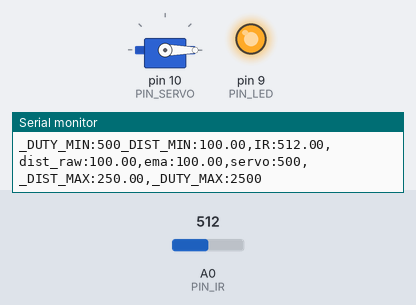
This sketch was run on a simulated Arduino Uno, built with avr-gcc and run on an emulated ATmega328P. On the bench: servo, output pins drawn as LEDs (lit = HIGH), the last lines printed to the serial monitor. The test bench sets the inputs (shaded band); at power-on: A0 (PIN_IR) = 512.

Above: at 1.2 s.
1.3 s: A0 (PIN_IR) set to 480
At 2.1 s:
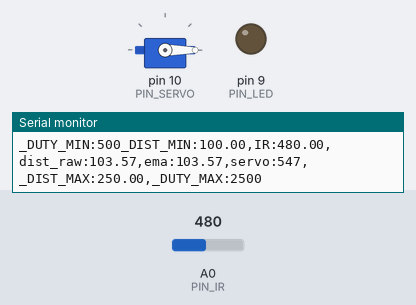
2.8 s: A0 (PIN_IR) set to 306
At 4.4 s:
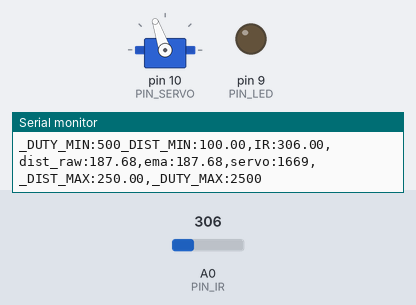
4.7 s: A0 (PIN_IR) set to 240
At 5.2 s:
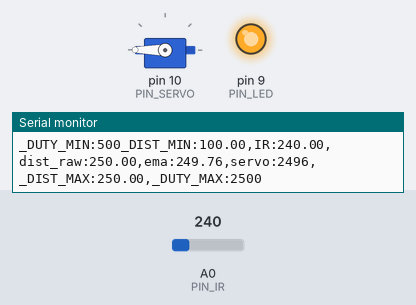
6.3 s: A0 (PIN_IR) set to 243
At 7.1 s:
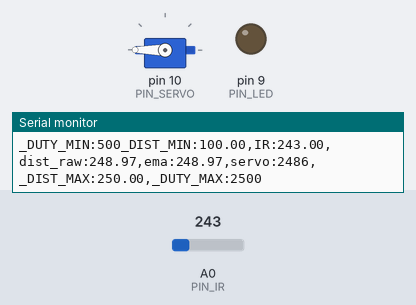
7.8 s: A0 (PIN_IR) set to 260
At 9.3 s:
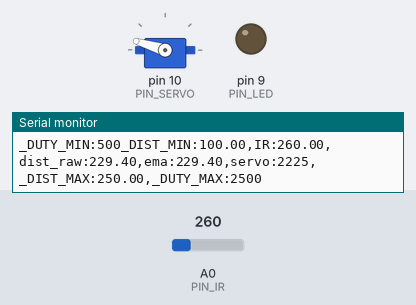
9.6 s: A0 (PIN_IR) set to 122
At 10.0 s:
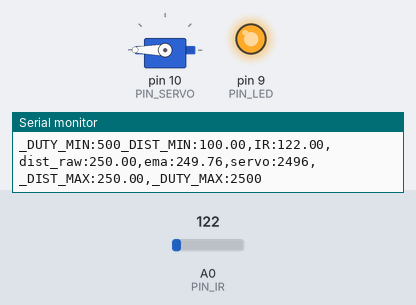
Timing chart, 0 to 12.1 s (numbered marks = the images above; inputs shaded):
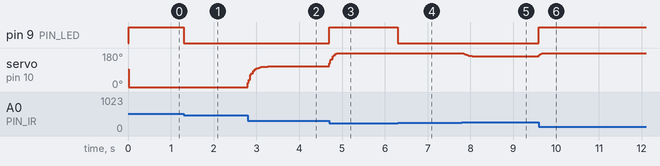

The sketch:

17_example__3_.ino
```cpp
#include <Servo.h>

// Arduino pin assignment

#define PIN_IR    0         // IR sensor at Pin A0
#define PIN_LED   9
#define PIN_SERVO 10

#define _DUTY_MIN 500  // servo full clock-wise position (0 degree)
#define _DUTY_NEU 1500  // servo neutral position (90 degree)
#define _DUTY_MAX 2500  // servo full counter-clockwise position (180 degree)

#define _DIST_MIN  100.0   // minimum distance 100mm
#define _DIST_MAX  250.0   // maximum distance 250mm

#define EMA_ALPHA  0.2      // for EMA Filter

#define LOOP_INTERVAL 20   // Loop Interval (unit: msec)

Servo myservo;
unsigned long last_loop_time;   // unit: msec

float dist_prev = _DIST_MIN;
float dist_ema = _DIST_MIN;

void setup()
{
  pinMode(PIN_LED, OUTPUT);

  myservo.attach(PIN_SERVO);
  myservo.writeMicroseconds(_DUTY_NEU);

  Serial.begin(1000000);    // 1,000,000 bps
}

void loop()
{
  unsigned long time_curr = millis();
  int duty;
  float a_value, dist_raw;

  // wait until next event time
  // Put range Filter code here (_DIST_MIN ~ _DIST_MAX)
  // and turn on LED if the distance is in the range

  if (time_curr < (last_loop_time + LOOP_INTERVAL))
    return;
  last_loop_time += LOOP_INTERVAL;

  a_value = analogRead(PIN_IR);
  dist_raw = ((6762.0 / (a_value - 9.0)) - 4.0) * 10.0;

  if (dist_raw >= _DIST_MIN && dist_raw <= _DIST_MAX) {
    digitalWrite(PIN_LED, LOW);
  }else {
    digitalWrite(PIN_LED, HIGH);
    if (dist_raw < _DIST_MIN) dist_raw = _DIST_MIN;
    if (dist_raw > _DIST_MIN) dist_raw = _DIST_MAX;
  }


  // Put EMA filter code here
  dist_ema = EMA_ALPHA * dist_raw + (1 - EMA_ALPHA) * dist_prev;
  dist_prev = dist_ema;


  //duty = map(dist_ema, _DIST_MIN, _DIST_MAX, _DUTY_MIN, _DUTY_MAX);
  // Put map() equivalent code here
  duty = (int)(_DUTY_MIN + (dist_ema - _DIST_MIN) * (_DUTY_MAX - _DUTY_MIN) / (_DIST_MAX - _DIST_MIN));


  myservo.writeMicroseconds(duty);

  Serial.print("_DUTY_MIN:");  Serial.print(_DUTY_MIN);
  Serial.print("_DIST_MIN:");  Serial.print(_DIST_MIN);
  Serial.print(",IR:");        Serial.print(a_value);
  Serial.print(",dist_raw:");  Serial.print(dist_raw);
  Serial.print(",ema:");       Serial.print(dist_ema);
  Serial.print(",servo:");     Serial.print(duty);
  Serial.print(",_DIST_MAX:"); Serial.print(_DIST_MAX);
  Serial.print(",_DUTY_MAX:"); Serial.print(_DUTY_MAX);
  Serial.println("");
}
```

Measured:
- the behaviour switches between 493 and 492 on A0 (PIN_IR) (found by bisection; images 0 and 1)
- the behaviour switches between 242 and 243 on A0 (PIN_IR) (found by bisection; images 3 and 4)
- after the input at 1.3 s, pin 9 (PIN_LED): HIGH → LOW at once
- after the input at 2.8 s, servo on pin 10 (PIN_SERVO): moves from 0° to 109° over 0.46 s, starting at once
- after the input at 4.7 s, pin 9 (PIN_LED): LOW → HIGH at once; servo on pin 10 (PIN_SERVO): 109° → 180° at once
- after the input at 6.3 s, pin 9 (PIN_LED): HIGH → LOW at once
- after the input at 7.8 s, servo on pin 10 (PIN_SERVO): moves from 180° to 163° over 0.34 s, starting at once
- after the input at 9.6 s, pin 9 (PIN_LED): LOW → HIGH at once; servo on pin 10 (PIN_SERVO): 163° → 180° at once
